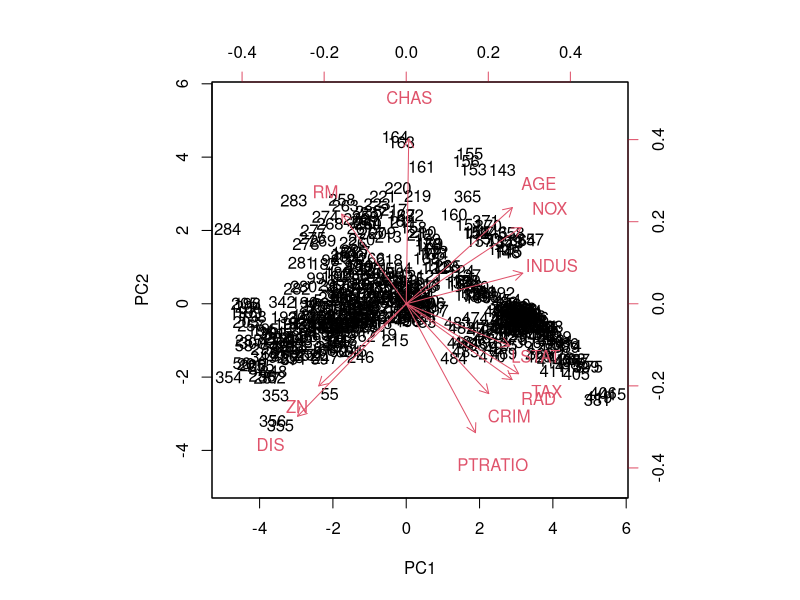
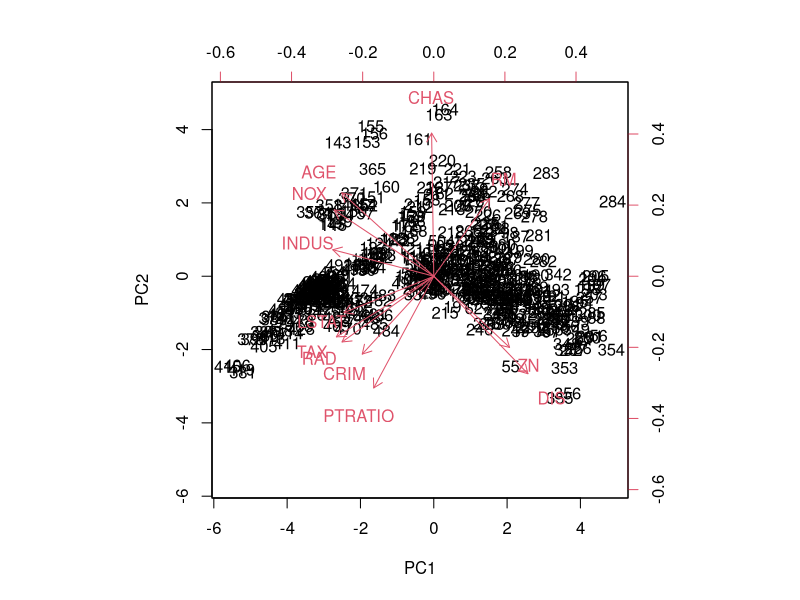
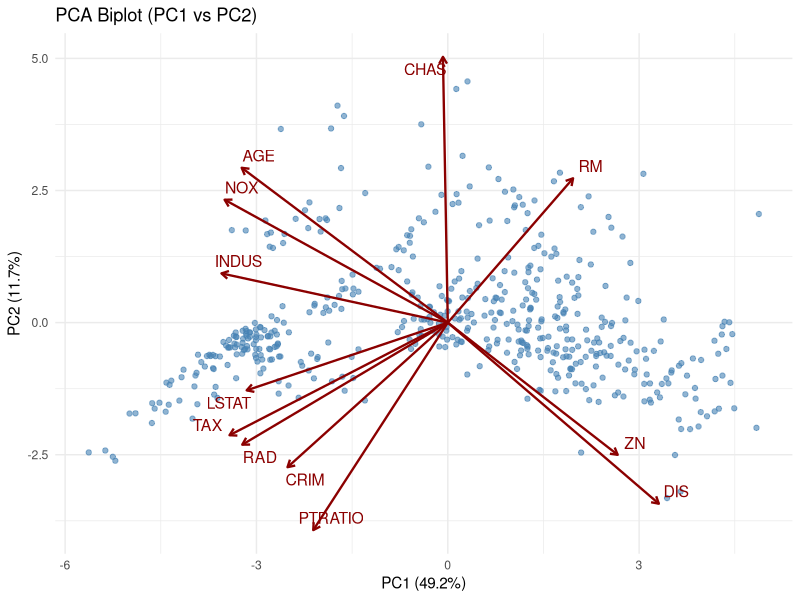
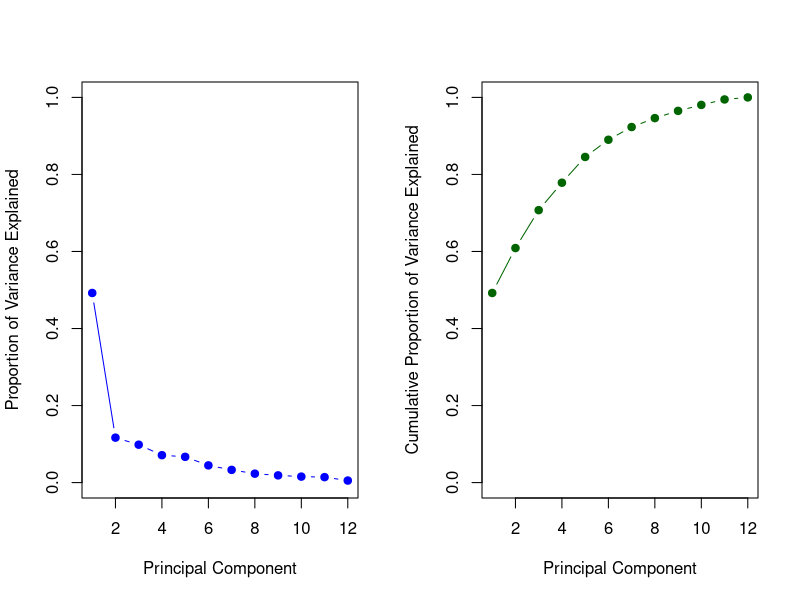
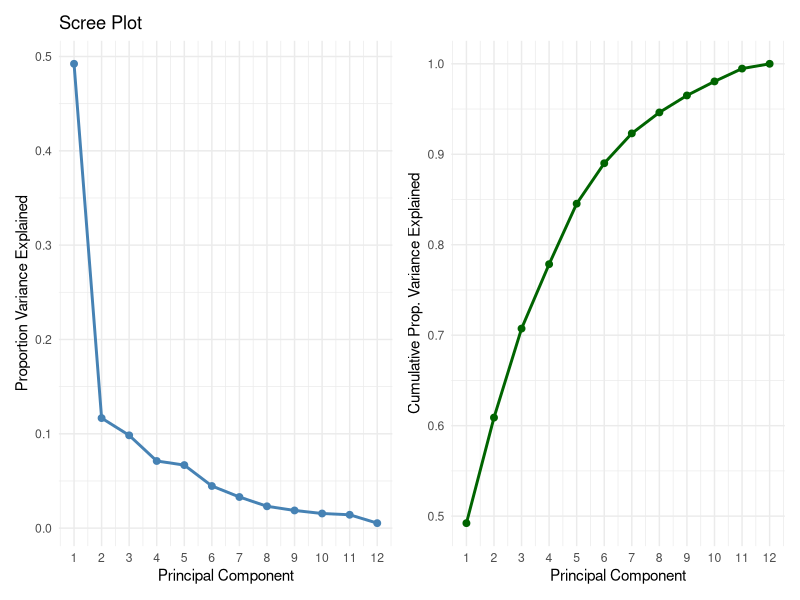
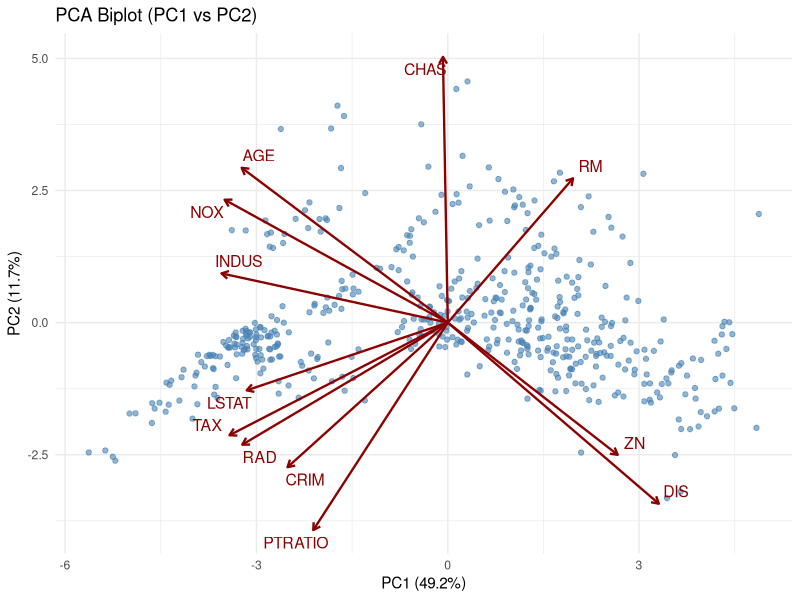
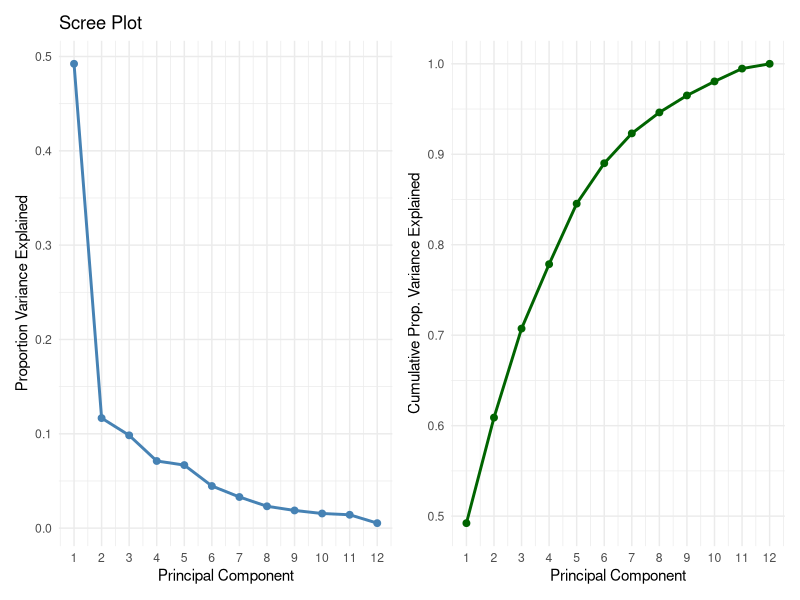

The R source for these figures, in order:
## ---- chunk 1
knitr::opts_chunk$set(echo = TRUE, warning = FALSE, message = FALSE)
## ---- chunk 2
setwd("/Users/Ian/Documents/Code_Projects/boston-house-price-modeling/descriptive_analysis")
getwd()
## ---- chunk 3
library(ggplot2)
library(dplyr)
library(ggrepel)   # for non-overlapping labels
library(patchwork)
## ---- chunk 4
# Read the cleaned dataset (assumes 'B' column removed)
data <- read.csv("../data/boston_cleaned.csv")
str(data)
## ---- chunk 5
# Correlation matrix
cor(data)
## ---- chunk 6
# Run PCA on predictors only (exclude MEDV)
pr.out <- prcomp(data %>% select(-MEDV), scale. = TRUE)
## ---- chunk 7
# Structure of the PCA object
str(pr.out)

# Means and standard deviations
pr.out$center
pr.out$scale
## ---- chunk 8
# Loadings of original variables on PCs
pr.out$rotation
## ---- chunk 9
# Principal component scores (rows = observations, cols = PCs)
head(pr.out$x)
## ---- chunk 10
# Basic biplot
biplot(pr.out, scale = 0)
## ---- chunk 11
# Optional: Flip PC1 direction (no impact on interpretation)
pr.out$rotation[,1] = -pr.out$rotation[,1]
pr.out$x[,1] = -pr.out$x[,1]
biplot(pr.out, scale = 0)
## ---- chunk 12
# Extract scores and loadings
scores <- as.data.frame(pr.out$x[, 1:2])  # PC1 and PC2
loadings <- as.data.frame(pr.out$rotation[, 1:2])
loadings$varname <- rownames(loadings)

# Scale loadings for visualization (arrows)
loadings_scaled <- loadings
loadings_scaled[, 1:2] <- loadings_scaled[, 1:2] * 10  # adjust scale for better arrow visibility

# Create biplot
p <- ggplot(scores, aes(x = PC1, y = PC2)) +
  geom_point(alpha = 0.6, color = "steelblue") +
  geom_segment(data = loadings_scaled,
               aes(x = 0, y = 0, xend = PC1, yend = PC2),
               arrow = arrow(length = unit(0.2, "cm")),
               color = "darkred", linewidth = 0.8) +
  geom_text_repel(data = loadings_scaled,
                  aes(x = PC1, y = PC2, label = varname),
                  color = "darkred", size = 4) +
  labs(title = "PCA Biplot (PC1 vs PC2)",
       x = paste0("PC1 (", round(summary(pr.out)$importance[2, 1] * 100, 1), "%)"),
       y = paste0("PC2 (", round(summary(pr.out)$importance[2, 2] * 100, 1), "%)")) +
  theme_minimal()

# Show plot
print(p)

# Save to file
ggsave(filename = "../output/pca/pca_biplot.png", plot = p, width = 8, height = 8, dpi = 300, bg="white")

## ---- chunk 13
# Summary of PCA: includes proportion of variance explained
pca_summary <- summary(pr.out)
pca_summary
## ---- chunk 14
# Extract importance matrix
importance <- pca_summary$importance

# Scree plot and cumulative variance
par(mfrow = c(1, 2))
plot(importance[2,], xlab = "Principal Component",
     ylab = "Proportion of Variance Explained", ylim = c(0, 1),
     type = "b", col = "blue", pch = 19)

plot(importance[3,], xlab = "Principal Component",
     ylab = "Cumulative Proportion of Variance Explained",
     ylim = c(0, 1), type = "b", col = "darkgreen", pch = 19)
par(mfrow = c(1, 1))
## ---- chunk 15
# Extract variance explained from PCA summary
pca_summary <- summary(pr.out)
importance <- pca_summary$importance

# Create a data frame for plotting
pc_data <- data.frame(
  PC = paste0("PC", 1:ncol(pr.out$rotation)),
  Variance = importance[2, ],
  Cumulative = importance[3, ],
  PC_num = 1:ncol(pr.out$rotation)
)

# Scree Plot
scree_plot <- ggplot(pc_data, aes(x = PC_num, y = Variance)) +
  geom_line(color = "steelblue", size = 1) +
  geom_point(color = "steelblue", size = 2) +
  scale_x_continuous(breaks = pc_data$PC_num) +
  labs(title = "Scree Plot",
       x = "Principal Component",
       y = "Proportion Variance Explained") +
  theme_minimal()

# Cumulative Variance Plot
cum_plot <- ggplot(pc_data, aes(x = PC_num, y = Cumulative)) +
  geom_line(color = "darkgreen", size = 1) +
  geom_point(color = "darkgreen", size = 2) +
  scale_x_continuous(breaks = pc_data$PC_num) +
  labs(x = "Principal Component",
       y = "Cumulative Prop. Variance Explained") +
  theme_minimal()

# Combine two plots side-by-side using patchwork
combined_plot <- scree_plot + cum_plot

print(combined_plot)

# Save the combined plot to file
ggsave("../output/pca/pca_scree_and_cumulative_pve.png",
       plot = combined_plot, width = 12, height = 6, dpi = 300)
